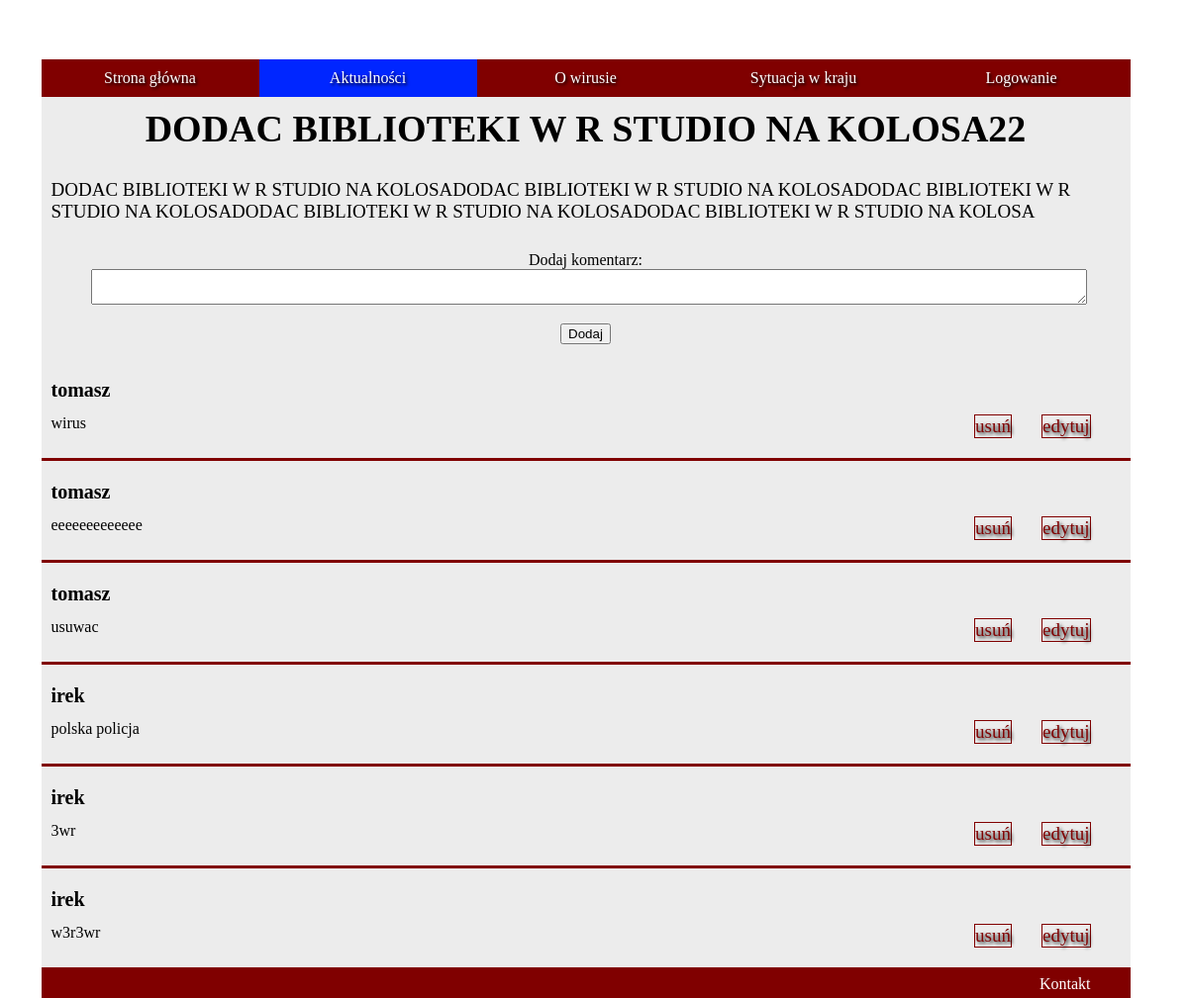
Screenshot of /czytaj.php?id=15 with the database file from the repository.
### tables this page shows
CREATE TABLE `posty` (
  `post_id` int(11) NOT NULL,
  `tytul` varchar(100) NOT NULL,
  `tekst` varchar(10000) NOT NULL,
  `streszczenie` varchar(500) NOT NULL
);

CREATE TABLE `komentarze` (
  `komentarz_id` int(11) NOT NULL,
  `id_fk` int(11) NOT NULL,
  `zawartosc` varchar(500) NOT NULL,
  `fk_po` int(11) DEFAULT NULL
);

CREATE TABLE `uzytkownicy` (
  `id_uzytkownik` int(11) NOT NULL,
  `login` varchar(50) NOT NULL,
  `haslo` char(100) NOT NULL,
  `imie` varchar(50) NOT NULL,
  `email` varchar(70) NOT NULL
);

### czytaj.php (the view, shortened to what this page needs)
<!DOCTYPE html>
<html lang="pl">
<head>
    <link rel="stylesheet" href="aktualnosczalogowanie.css">
</head>
<body>
    <nav>
    <ul>
        <li><a href="index.php">Strona główna</a></li>
        <li><a class="menu active" href="aktualnoscizalogowanie.php">Aktualności</a></li>
        <li><a href="Owirusie.php">O wirusie</a></li>
        <li><a href="Sytuacja.php">Sytuacja w kraju</a></li>
        <li> <?php
        if(!isset($_SESSION['zalogowany']))
        {
              echo '<a href="logowanie.html">Logowanie</a>';
        }
        else
        {
            echo '<a href="Wyloguj.php">Wyloguj się '.$_SESSION['login'].'</a>';
        }
        ?></li>
      </ul>
    </nav>
    <main>
<?php
        try
    {
        $connect = new PDO('mysql:host=localhost;dbname=projekt', 'root', '');
    }
    catch (PDOException $e)
    {
        echo $e -> getMessage() . "<br/>";
        echo "blad polaczenia bezy danych";
        die();
    }
    $sql = 'SELECT tytul, tekst FROM posty where post_id = '.$_GET['id'];
    echo '<div class="contener">';
        echo '<div class="artykul2">';
        foreach ($connect -> query($sql) as $rows)
        {
            echo '<div class="tresc">';
                    echo '<h1 class="trh1">'.$rows['tytul'].'</h1>';
                    echo '<p>'.$rows['tekst'].'</p>';
            echo '</div>';
        }
         echo '</div>';
    echo '</div>';
?>
<div class="contener2">
        <form action="komentarz.php" method="POST">
            <label for="skrot">Dodaj komentarz:</label><br>
            <textarea type="zawartosc" id="zawartosc" name="zawartosc"></textarea><br>
                <div class="przyciski">
                     <input type="submit" value="Dodaj">
                </div>
         </form>
        <?php
             try
             {
                 $connect = new PDO('mysql:host=localhost;dbname=projekt', 'root', '');
             }
             catch (PDOException $e)
             {
                 echo $e -> getMessage() . "<br/>";
                 echo "blad polaczenia bezy danych";
                 die();
             }
        $sql = 'SELECT login, zawartosc, komentarz_id FROM uzytkownicy JOIN komentarze ON (id_uzytkownik=id_fk) where fk_po = '.$_GET['id'].' ORDER BY komentarz_id DESC';
        foreach ($connect -> query($sql) as $rows)
        {
        echo'<div class="komentarz2">';
            echo '<p class="nick">'.'<b>'.$rows['login'].'</b></p>';
            echo '<p>'.$rows['zawartosc'].'<a class="czytaj2" href="edytujkom.php?id=' . $rows['komentarz_id'] . '">'."edytuj".'</a>'.'<a class="czytaj2" href="usunkom.php?id=' . $rows['komentarz_id'] . '">'."usuń".'</a>'.'</p>';
        echo '</div>';
        }
        ?>
</div>
    </main>
    <footer>Kontakt</footer>
</body>
</html>

### aktualnosczalogowanie.css (style rules this page uses)
html { width: calc(100vw - 17px); }
body { width: 1100px; margin: 0 auto; padding-top: 60px; background-image: url(IMG/tlo.png); background-repeat: no-repeat; background-position: center top; }
main { background-color: rgb(236, 236, 236); }
nav ul { padding: 0; margin: 0; }
nav li { display: block; width: 20%; float: left; text-align: center; }
nav a { text-decoration: none; text-shadow: black 0.1em 0.1em 0.2em; color: white; width: 100%; display: inline-block; padding: 10px 0; background-color: #800000; }
.active { background-color: rgb(0, 38, 255); }
.contener { width: 100%; display: flex; }
.czytaj2 { text-decoration: none; float: right; margin-right: 30px; font-size: 19px; text-shadow: black 0.1em 0.1em 0.2em; color: #800000; border: solid 1px #800000; }
.artykul2 { font-size: 19px; display: flex; }
.tresc { width: 1100px; }
.contener2 { width: 100%; }
.nick { padding-top: 0; margin-bottom: -23px; font-size: 20px; }
form { text-align: center; padding-left: 50px; padding-right: 50px; }
#zawartosc { width: 1000px; }
.komentarz2 { border-bottom: #800000 solid 3px; }
.przyciski { text-align: center; padding: 15px; }
.trh1 { text-align: center; margin: 10px 100px; }
footer { background-color: #800000; color: white; text-align: right; padding: 5px 40px; }
p { padding: 10px; }

### rows the page displays
posty: tytul "DODAC BIBLIOTEKI W R STUDIO NA KOLOSA22", tekst "DODAC BIBLIOTEKI W R STUDIO NA KOLOSADODAC BIBLIOTEKI W R STUDIO NA KOLOSADODAC BIBLIOTEKI W R STUDIO NA KOLOSADODAC BIBLIOTEKI W R STUDIO NA KOLOSADODAC BIBLIOTEKI W R STUDIO NA KOLOSA"
komentarze: id_fk.login "tomasz", zawartosc "wirus"
komentarze: id_fk.login "tomasz", zawartosc "eeeeeeeeeeeee"
komentarze: id_fk.login "tomasz", zawartosc "usuwac"
komentarze: id_fk.login "irek", zawartosc "polska policja"
komentarze: id_fk.login "irek", zawartosc "3wr"
komentarze: id_fk.login "irek", zawartosc "w3r3wr"
